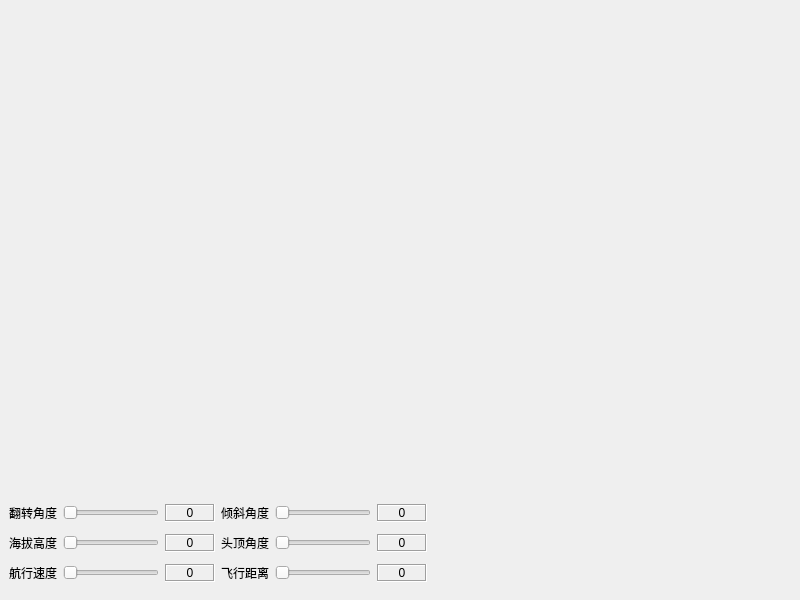
<?xml version="1.0" encoding="UTF-8"?>
<ui version="4.0">
 <class>frmFlightPFD</class>
 <widget class="QWidget" name="frmFlightPFD">
  <property name="geometry">
   <rect>
    <x>0</x>
    <y>0</y>
    <width>800</width>
    <height>600</height>
   </rect>
  </property>
  <property name="windowTitle">
   <string>Form</string>
  </property>
  <widget class="FlightPFD" name="flightPFD">
   <property name="enabled">
    <bool>false</bool>
   </property>
   <property name="geometry">
    <rect>
     <x>9</x>
     <y>9</y>
     <width>256</width>
     <height>192</height>
    </rect>
   </property>
   <property name="frameShape">
    <enum>QFrame::NoFrame</enum>
   </property>
   <property name="frameShadow">
    <enum>QFrame::Plain</enum>
   </property>
   <property name="verticalScrollBarPolicy">
    <enum>Qt::ScrollBarAlwaysOff</enum>
   </property>
   <property name="horizontalScrollBarPolicy">
    <enum>Qt::ScrollBarAlwaysOff</enum>
   </property>
   <property name="interactive">
    <bool>false</bool>
   </property>
  </widget>
  <widget class="QWidget" name="widget" native="true">
   <property name="geometry">
    <rect>
     <x>9</x>
     <y>498</y>
     <width>418</width>
     <height>93</height>
    </rect>
   </property>
   <layout class="QGridLayout" name="gridLayout">
    <property name="leftMargin">
     <number>0</number>
    </property>
    <property name="topMargin">
     <number>0</number>
    </property>
    <property name="rightMargin">
     <number>0</number>
    </property>
    <property name="bottomMargin">
     <number>0</number>
    </property>
    <item row="2" column="4">
     <widget class="QSlider" name="sliderDistance">
      <property name="orientation">
       <enum>Qt::Horizontal</enum>
      </property>
     </widget>
    </item>
    <item row="0" column="4">
     <widget class="QSlider" name="sliderPitch">
      <property name="orientation">
       <enum>Qt::Horizontal</enum>
      </property>
     </widget>
    </item>
    <item row="1" column="0">
     <widget class="QLabel" name="labAltitude">
      <property name="text">
       <string>海拔高度</string>
      </property>
     </widget>
    </item>
    <item row="2" column="0">
     <widget class="QLabel" name="labAirspeed">
      <property name="text">
       <string>航行速度</string>
      </property>
     </widget>
    </item>
    <item row="1" column="3">
     <widget class="QLabel" name="labHeading">
      <property name="text">
       <string>头顶角度</string>
      </property>
     </widget>
    </item>
    <item row="1" column="1">
     <widget class="QSlider" name="sliderAltitude">
      <property name="orientation">
       <enum>Qt::Horizontal</enum>
      </property>
     </widget>
    </item>
    <item row="2" column="1">
     <widget class="QSlider" name="sliderAirspeed">
      <property name="orientation">
       <enum>Qt::Horizontal</enum>
      </property>
     </widget>
    </item>
    <item row="0" column="0">
     <widget class="QLabel" name="labRoll">
      <property name="text">
       <string>翻转角度</string>
      </property>
     </widget>
    </item>
    <item row="0" column="3">
     <widget class="QLabel" name="labPitch">
      <property name="text">
       <string>倾斜角度</string>
      </property>
     </widget>
    </item>
    <item row="1" column="4">
     <widget class="QSlider" name="sliderHeading">
      <property name="orientation">
       <enum>Qt::Horizontal</enum>
      </property>
     </widget>
    </item>
    <item row="2" column="3">
     <widget class="QLabel" name="labDistance">
      <property name="text">
       <string>飞行距离</string>
      </property>
     </widget>
    </item>
    <item row="1" column="2">
     <widget class="QLabel" name="labAltitudeValue">
      <property name="minimumSize">
       <size>
        <width>50</width>
        <height>0</height>
       </size>
      </property>
      <property name="frameShape">
       <enum>QFrame::Box</enum>
      </property>
      <property name="frameShadow">
       <enum>QFrame::Sunken</enum>
      </property>
      <property name="text">
       <string>0</string>
      </property>
      <property name="alignment">
       <set>Qt::AlignCenter</set>
      </property>
     </widget>
    </item>
    <item row="0" column="1">
     <widget class="QSlider" name="sliderRoll">
      <property name="orientation">
       <enum>Qt::Horizontal</enum>
      </property>
     </widget>
    </item>
    <item row="2" column="2">
     <widget class="QLabel" name="labAirspeedValue">
      <property name="minimumSize">
       <size>
        <width>50</width>
        <height>0</height>
       </size>
      </property>
      <property name="frameShape">
       <enum>QFrame::Box</enum>
      </property>
      <property name="frameShadow">
       <enum>QFrame::Sunken</enum>
      </property>
      <property name="text">
       <string>0</string>
      </property>
      <property name="alignment">
       <set>Qt::AlignCenter</set>
      </property>
     </widget>
    </item>
    <item row="0" column="2">
     <widget class="QLabel" name="labRollValue">
      <property name="minimumSize">
       <size>
        <width>50</width>
        <height>0</height>
       </size>
      </property>
      <property name="frameShape">
       <enum>QFrame::Box</enum>
      </property>
      <property name="frameShadow">
       <enum>QFrame::Sunken</enum>
      </property>
      <property name="text">
       <string>0</string>
      </property>
      <property name="alignment">
       <set>Qt::AlignCenter</set>
      </property>
     </widget>
    </item>
    <item row="0" column="5">
     <widget class="QLabel" name="labPitchValue">
      <property name="minimumSize">
       <size>
        <width>50</width>
        <height>0</height>
       </size>
      </property>
      <property name="frameShape">
       <enum>QFrame::Box</enum>
      </property>
      <property name="frameShadow">
       <enum>QFrame::Sunken</enum>
      </property>
      <property name="text">
       <string>0</string>
      </property>
      <property name="alignment">
       <set>Qt::AlignCenter</set>
      </property>
     </widget>
    </item>
    <item row="1" column="5">
     <widget class="QLabel" name="labHeadingValue">
      <property name="minimumSize">
       <size>
        <width>50</width>
        <height>0</height>
       </size>
      </property>
      <property name="frameShape">
       <enum>QFrame::Box</enum>
      </property>
      <property name="frameShadow">
       <enum>QFrame::Sunken</enum>
      </property>
      <property name="text">
       <string>0</string>
      </property>
      <property name="alignment">
       <set>Qt::AlignCenter</set>
      </property>
     </widget>
    </item>
    <item row="2" column="5">
     <widget class="QLabel" name="labDistanceValue">
      <property name="minimumSize">
       <size>
        <width>50</width>
        <height>0</height>
       </size>
      </property>
      <property name="frameShape">
       <enum>QFrame::Box</enum>
      </property>
      <property name="frameShadow">
       <enum>QFrame::Sunken</enum>
      </property>
      <property name="text">
       <string>0</string>
      </property>
      <property name="alignment">
       <set>Qt::AlignCenter</set>
      </property>
     </widget>
    </item>
   </layout>
  </widget>
 </widget>
 <customwidgets>
  <customwidget>
   <class>FlightPFD</class>
   <extends>QGraphicsView</extends>
   <header>flightpfd.h</header>
  </customwidget>
 </customwidgets>
 <resources/>
 <connections/>
</ui>
